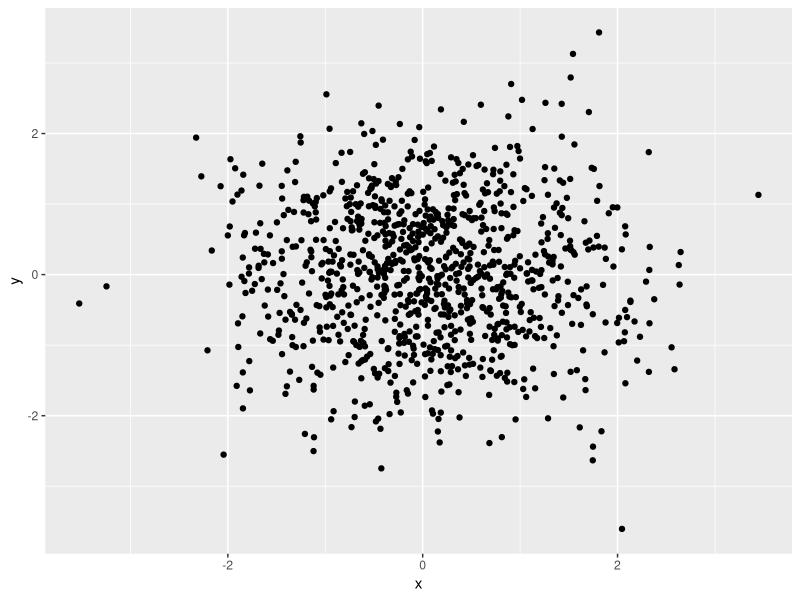

R code for this plot:
## ---- chunk 1
library(ggplot2)

n<-1000

x<-rnorm(n)

y<-rnorm(n)

test<-data.frame(x=x,y=y)

aplot<-ggplot(test,aes(x,y))+geom_point()

aplot
